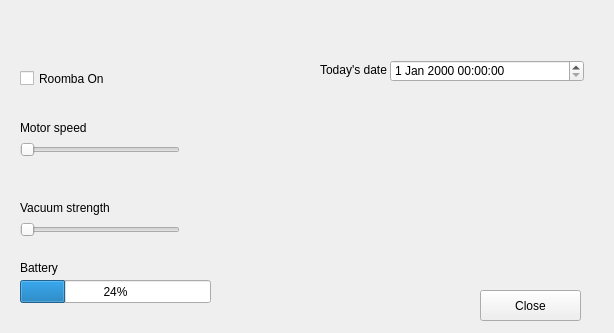
<?xml version="1.0" encoding="UTF-8"?>
<ui version="4.0">
 <class>SettingsRoomba</class>
 <widget class="QWidget" name="SettingsRoomba">
  <property name="geometry">
   <rect>
    <x>0</x>
    <y>0</y>
    <width>614</width>
    <height>333</height>
   </rect>
  </property>
  <property name="windowTitle">
   <string>Form</string>
  </property>
  <widget class="QSlider" name="hsVacuumStrength">
   <property name="geometry">
    <rect>
     <x>20</x>
     <y>220</y>
     <width>160</width>
     <height>19</height>
    </rect>
   </property>
   <property name="orientation">
    <enum>Qt::Horizontal</enum>
   </property>
  </widget>
  <widget class="QLabel" name="lbBattery">
   <property name="geometry">
    <rect>
     <x>20</x>
     <y>260</y>
     <width>91</width>
     <height>16</height>
    </rect>
   </property>
   <property name="text">
    <string>Battery </string>
   </property>
  </widget>
  <widget class="QCheckBox" name="cbRoombaOn">
   <property name="geometry">
    <rect>
     <x>20</x>
     <y>70</y>
     <width>91</width>
     <height>17</height>
    </rect>
   </property>
   <property name="text">
    <string>Roomba On</string>
   </property>
  </widget>
  <widget class="QLabel" name="lbMotorSpeed">
   <property name="geometry">
    <rect>
     <x>20</x>
     <y>120</y>
     <width>111</width>
     <height>16</height>
    </rect>
   </property>
   <property name="text">
    <string>Motor speed</string>
   </property>
  </widget>
  <widget class="QProgressBar" name="prBattery">
   <property name="geometry">
    <rect>
     <x>20</x>
     <y>280</y>
     <width>191</width>
     <height>23</height>
    </rect>
   </property>
   <property name="value">
    <number>24</number>
   </property>
  </widget>
  <widget class="QLabel" name="lbVacuumStrength">
   <property name="geometry">
    <rect>
     <x>20</x>
     <y>200</y>
     <width>131</width>
     <height>16</height>
    </rect>
   </property>
   <property name="text">
    <string>Vacuum strength</string>
   </property>
  </widget>
  <widget class="QLabel" name="lbDate">
   <property name="geometry">
    <rect>
     <x>320</x>
     <y>60</y>
     <width>91</width>
     <height>20</height>
    </rect>
   </property>
   <property name="text">
    <string>Today's date</string>
   </property>
  </widget>
  <widget class="QSlider" name="hsMotorSpeed">
   <property name="geometry">
    <rect>
     <x>20</x>
     <y>140</y>
     <width>160</width>
     <height>19</height>
    </rect>
   </property>
   <property name="orientation">
    <enum>Qt::Horizontal</enum>
   </property>
  </widget>
  <widget class="QDateTimeEdit" name="dateTimeEdit">
   <property name="geometry">
    <rect>
     <x>390</x>
     <y>60</y>
     <width>194</width>
     <height>22</height>
    </rect>
   </property>
  </widget>
  <widget class="QPushButton" name="pbCloseSettingsRoomba">
   <property name="geometry">
    <rect>
     <x>480</x>
     <y>290</y>
     <width>101</width>
     <height>31</height>
    </rect>
   </property>
   <property name="text">
    <string>Close</string>
   </property>
  </widget>
 </widget>
 <resources/>
 <connections/>
</ui>
